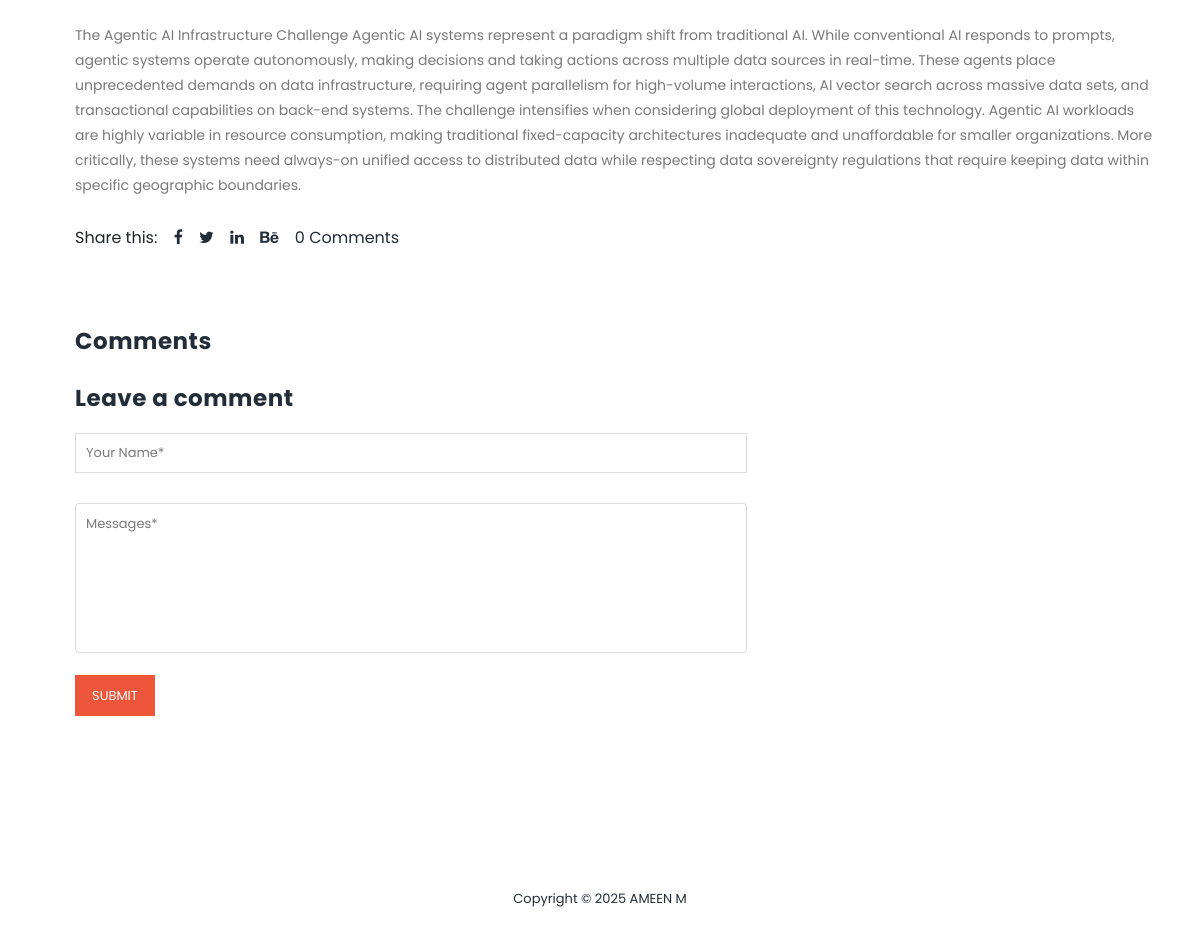
/viewblog/8 (lower part), run on an earlier commit of the app's database.
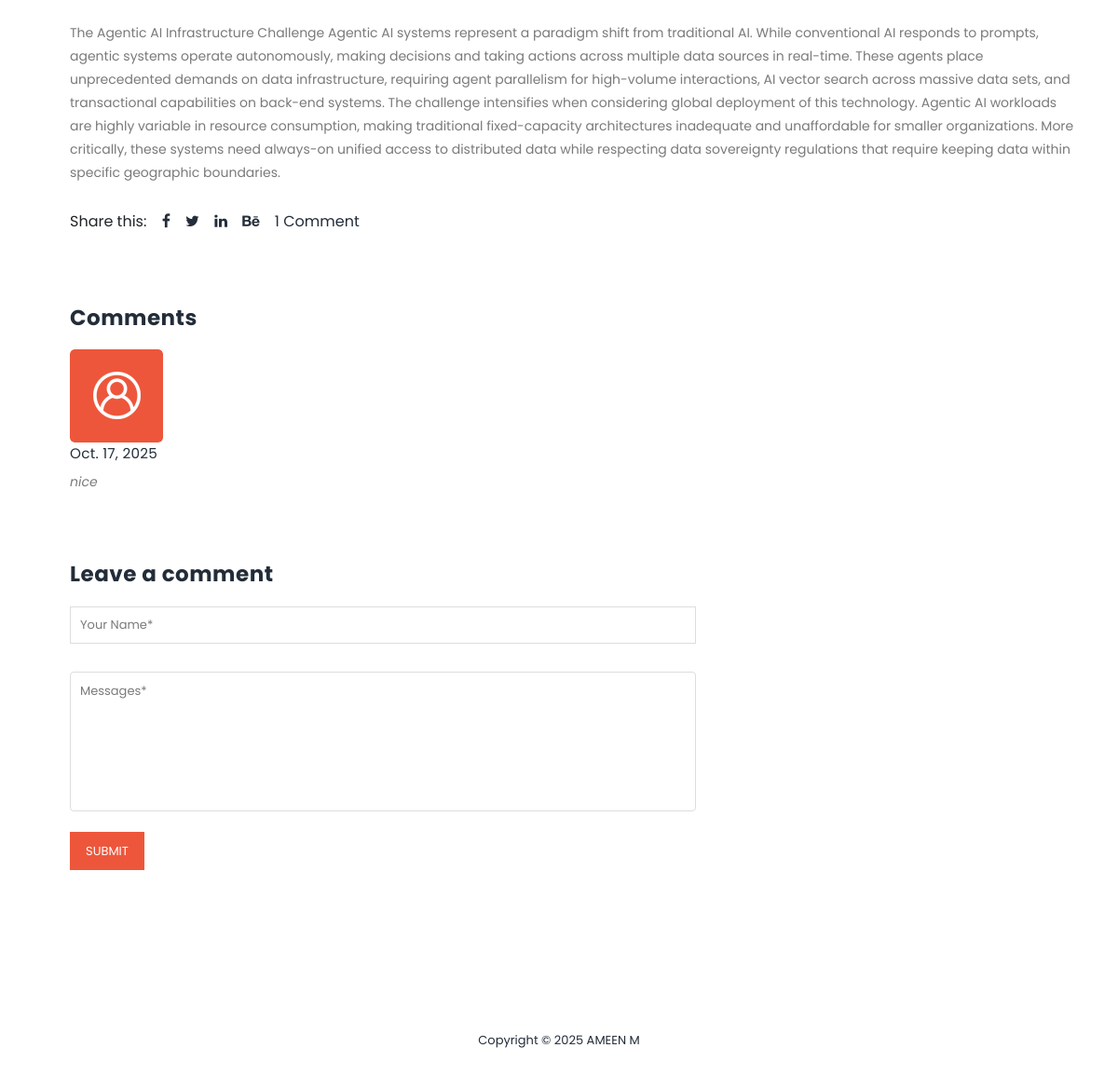
And on a later commit of the database.
### blogapp/models.py (models this page shows, shortened)
class Blog(models.Model):
    title=models.CharField(max_length=200)
    content=models.TextField()
    blog_pic=models.ImageField(upload_to="media",null=True,blank=True)
    added_date=models.DateField(auto_now_add=True)
    user_id=models.ForeignKey(User,on_delete=models.CASCADE)

class Comment(models.Model):
    comment=models.TextField()
    user=models.ForeignKey(User,on_delete=models.CASCADE)
    blog=models.ForeignKey(Blog,on_delete=models.CASCADE)
    added_date=models.DateField(auto_now_add=True)

### blogapp/views.py (the view, shortened to what this page needs)
# urls.py: path("viewblog/<int:id>",views.ViewMoreView.as_view(),name="viewblog"),
class ViewMoreView(View):
    def get(self,request,**kwargs):
        blog=Blog.objects.get(id=kwargs.get("id"))
        comment=Comment.objects.filter(blog=kwargs.get("id"))
        return render(request,"blog-details.html",{"blog":blog,"comment":comment})

### blogapp/templates/blog-details.html (shortened to what this page needs)
{% extends 'base.html' %}
{% load static %}
{% block main %}
<section class="section" id="our-classes">
  <div class="container">
    <br>
    <br>
    <section class='tabs-content'>
      <article>
        <br>
        <p>{{ blog.content }}</p>
        <ul class="social-icons">
          <li>Share this:</li>
          <li><a href="#"><i class="fa fa-facebook"></i></a></li>
          <li><a href="#"><i class="fa fa-twitter"></i></a></li>
          <li><a href="#"><i class="fa fa-linkedin"></i></a></li>
          <li><a href="#"><i class="fa fa-behance"></i></a></li>
          <li><a href="#">
              {{ blog.comment_set.count }} Comment{% if blog.comment_set.count != 1 %}s{% endif %}
            </a></li>
        </ul>
      </article>
    </section>
    <br>
    <br>
    <br>
    <section class='tabs-content'>
      <h4>Comments</h4>
      {% for i in comment %}
      <ul class="features-items">
        <li>
          <div class="feature-item" style="margin-bottom:15px;">
            <div class="left-icon">
              <img src="{% static 'assets/images/features-first-icon.png' %}" alt="First One">
            </div>
            <div class="right-content">
              <h4> <small>{{ i.added_date }}</small></h4>
              <p><em> {{ i.comment }}</em></p>
            </div>
          </div>
          {% endfor %}
          <h4>Leave a comment</h4>
          <div class="contact-form">
            <form action="" method="post">
              <div class="row">
                <div class="col-lg-12">
                  <fieldset>
                    <input name="name" type="text" id="name" placeholder="Your Name*" required="">
                  </fieldset>
                </div>
                <div class="col-lg-12">
                  <textarea name="comment" class="form-control" placeholder="Messages*"></textarea>
                </div>
                <div class="col-lg-12">
                  <fieldset>
                    <button type="submit" id="form-submit" class="main-button">Submit</button>
                  </fieldset>
                </div>
              </div>
            </form>
          </div>
  </div>
</section>
{% endblock %}

What changed in the data, as far as the page shows it:
computed for Blog: comment_set.count "0" → "1"
added Comment: added_date "Oct. 17, 2025", comment "nice"
Also different on the page:
text no longer shown: "s"
